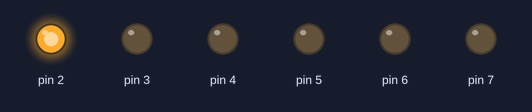
Recording of a sketch running on a simulated Arduino Uno, built with avr-gcc and run on an emulated ATmega328P. Parts: output pins drawn as LEDs (lit = HIGH).

Above: at 0.1 s.
At 8.7 s:
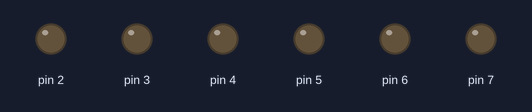
At 19.2 s:
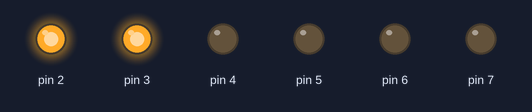
At 29.2 s:
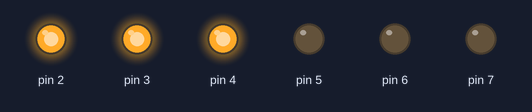
At 39.2 s:
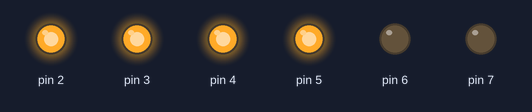
Timing chart, 0 to 40.0 s (numbered marks = the images above):
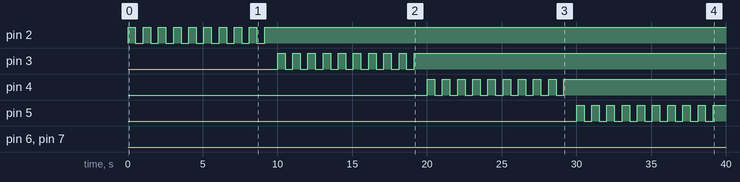

The sketch:

HW10.ino
```cpp
void setup() {
  pinMode(2, OUTPUT);
  pinMode(3, OUTPUT);
  pinMode(4, OUTPUT);
  pinMode(5, OUTPUT);
  pinMode(6, OUTPUT);
  pinMode(7, OUTPUT);
}

void loop() {
  unsigned long startTime = millis();

  while (millis() - startTime < 60000) {
    if (millis() - startTime <= 9000) {
      blinkLED(2);
    } else {
      digitalWrite(2, HIGH);
    }

    if (millis() - startTime >= 10000 && millis() - startTime <= 19000) {
      blinkLED(3);
    } else if (millis() - startTime > 19000) {
      digitalWrite(3, HIGH);
    }

    if (millis() - startTime >= 20000 && millis() - startTime <= 29000) {
      blinkLED(4);
    } else if (millis() - startTime > 29000) {
      digitalWrite(4, HIGH);
    }

    if (millis() - startTime >= 30000 && millis() - startTime <= 39000) {
      blinkLED(5);
    } else if (millis() - startTime > 39000) {
      digitalWrite(5, HIGH);
    }

    if (millis() - startTime >= 40000 && millis() - startTime <= 49000) {
      blinkLED(6);
    } else if (millis() - startTime > 49000) {
      digitalWrite(6, HIGH);
    }

    if (millis() - startTime >= 50000 && millis() - startTime <= 59000) {
      blinkLED(7);
    } else if (millis() - startTime > 59000) {
      digitalWrite(7, HIGH);
    }

    delay(15);
  }

  for (int pin = 2; pin <= 7; pin++) {
    digitalWrite(pin, LOW);
  }
}

void blinkLED(int pin) {
  digitalWrite(pin, HIGH);
  delay(500);
  digitalWrite(pin, LOW);
  delay(500);
}
```

Measured:
- by itself, pin 2: alternates HIGH for 0.50 s and LOW for 0.52 s, 19 changes in all, then stays HIGH
- by itself, pin 3: LOW → HIGH at 10.0 s, → LOW 0.50 s later, → HIGH 0.52 s later, → LOW 0.50 s later, … (19 changes in this stretch)
- by itself, pin 4: LOW → HIGH at 20.0 s, → LOW 0.50 s later, → HIGH 0.52 s later, → LOW 0.50 s later, … (19 changes in this stretch)
- by itself, pin 5: LOW → HIGH at 30.0 s, → LOW 0.50 s later, → HIGH 0.52 s later, → LOW 0.50 s later, … (19 changes in this stretch)
